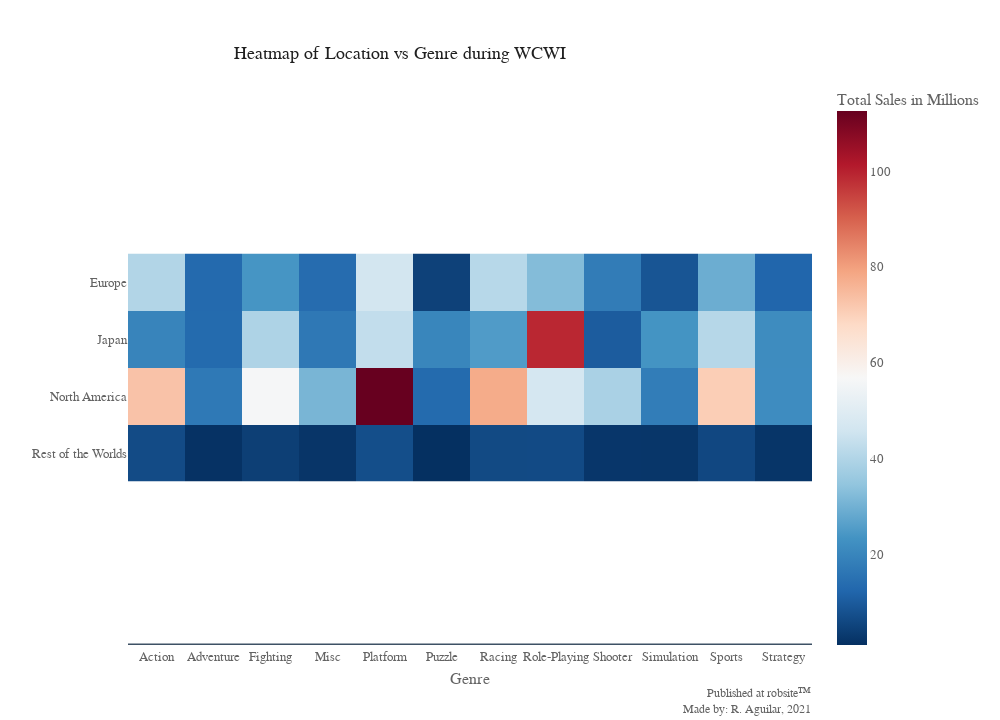

The notebook cell this image was saved under:
### Markdown cell above
At the beginning of the 90s, after the launch of the SEGA and Nintendo consoles, the
First World War of Videogames began. Mainly in two of their biggest titles, Sonic The
Hedgedog and Super Mario Bros.

During 1990, approximately 90% of the US market was controlled by Nintendo, until in
1992 SEGA began to push with strong marketing campaigns aimed at an older audience.

One of the most remarkable fact of this period was the launch of Mortal Kombat in
1992, where Nintendo censored part of its content (<a href="https://en.wikipedia
.org/wiki/Controversies_surrounding_Mortal_Kombat">blood-content</a>) since they had
an initiative to be a <i>family friendly</i> company, and of course this became
very annoying the followers of this series.

### Code cell
# Transform current dataframe as long format
df_long = df.melt(id_vars = ["Name","Platform","Year_of_Release","Genre",
                           "Publisher", "Developer", "Rating", "Year_str", "Year_ts",
                           "Country", "City","Critic_Score","User_Score"],
                  value_vars = ["NA_Sales", "EU_Sales","JP_Sales","Other_Sales"],
                  var_name = ["Location"],
                  value_name = "Sales")


# Giving a better format to the location's Name
df_long = df_long.replace({"Location": {"NA_Sales": "North America",
                                        "EU_Sales": "Europe",
                                        "JP_Sales": "Japan",
                                        "Other_Sales": "Rest of the World"} })

# To delete columns without sales registry
df_long =  df_long[df_long["Sales"] > 0].dropna(subset = ["Sales"])

# Dataframe
df_gen90 = df_long[(df_long["Year_of_Release"] > 1989) & (df_long["Year_of_Release"] < 2000)] \
                            .pivot_table(values = "Sales", index = "Genre",
                                        columns = "Location", aggfunc = np.sum)
                            
# Image plot
ima = px.imshow(df_gen90.reset_index(drop=True).T,
                y= ["Europe","Japan","North America","Rest of the Worlds"],
                x= ['Action', 'Adventure', 'Fighting', 'Misc', 'Platform', 'Puzzle',
                    'Racing', 'Role-Playing', 'Shooter', 'Simulation', 'Sports','Strategy'],
               labels=dict(color="Total Sales in Millions"),
               color_continuous_scale='RdBu_r',
               title = "Heatmap of Location vs Genre during WCWI")

# Image Layout
layoutim = {"font": {"size": fontimg,
                    "color": colorfont,
                    "family": "segoe ui light"},
            "title":{'y':0.935,
                    'x':0.4,
                    "yref":"container",
                    'xanchor': 'center',
                    'yanchor': 'top',
                    "font.family":"bahnschrift light",
                    "font.color":"#202020",
                    "font.size":fontimg+5,
                    "pad.b":15, # to avoid overlap with graph
                    "pad.l":1},
            "showlegend": True,
            "legend":{"font.size": fontimg,
                      "bordercolor": "#F70000",
                      "itemclick":"toggleothers",
                      "itemwidth": 30,
                      "itemdoubleclick":False,
                      "title.side": "top",
                      "title.font.color": "#202020",
                      "title.font.size": fontimg+2,
                      "x":1.05}, # distance with the plot default to 1.02
            "margin":{"b": 65,
                      "l": 65,
                      "r": 65,
                      "t": 80,
                      "pad": 0},
            "autosize":True,
            "width": widthimg,
            "height": heightimg,
            "separators": ". ",
            "paper_bgcolor": "#fff",
            "plot_bgcolor": "#fff",
            "autotypenumbers": "convert types",
            "modebar":{"add":["togglespikelines"], #"drawline","eraseshape"
                       "orientation":"v",
                       "remove":["zoomin","zoomout","zoom","lasso","select"],
                       "activecolor":"#171717"},
            "hoverdistance":50, #Distance between cursor and hover announce
            "hoverlabel":{"align":"left",
                          "bordercolor":"#fff",
                          "bgcolor":"#3D5165",
                          "font.color":"#FFFFFF",
                          "font.family":"segoe ui light",
                          "font.size":fontimg},
            "grid":{"pattern":"coupled",
                    "roworder":"bottom to top",
                    "xgap":0.5,
                    "ygap":0.5,
                    "xside":"bottom"},
            "newshape":{"line.color":"#3D5165",
                        "line.width":1.5,
                        "opacity":0.7},
            "activeshape.opacity":0.7,
            "xaxis": {"gridcolor":"#fff",
                      "spikecolor":"#DEDEDE", # Horizontal line hovered
                      "spikethickness":1.5,
                      "title":"Genre",
                      "showspikes": False,
                      "linecolor":"#3D5165", # Bottom colored line, zeroline on yaxis is preferred
                      "linewidth":1.5,
                      "anchor":"free",
                      "position":0.02,
                      "showgrid":False,
                      "tickcolor":"#FD0000",
                      "ticklabelposition": "outside",
                      "title.standoff": 10, #Distance between axis title and axis labels
                      "automargin": True},
            "yaxis": {"gridcolor":"#EDEDED",
                      "spikecolor":"#DEDEDE", # Horizontal line hovered
                      "spikethickness":1.5,
                      "title":"",
                      "showspikes": False,
                      "ticklabelposition": "outside",
                      "tickprefix": "", #Label prefix
                      "ticksuffix": "",
                      "title.standoff": 10, #Distance between axis title and axis labels
                      "zeroline": True,
                      "automargin": True},
            "annotations":[{"text":author,
                            "align": "right",
                            "visible":True,
                            "xref":"paper",
                            "yref":"paper",
                            "x":1,
                            "y":-0.11,
                            "showarrow":False,
                            "font.size":fontimg-1}]}

# Update layout
ima.update_layout(layoutim)
ima.show()

### Figure 1 — Plotly figure (JSON) as saved in the notebook; plotly's stock layout.template omitted (floating-point values rounded to 4 significant figures)
{"data": [{"coloraxis": "coloraxis", "hovertemplate": "x: %{x}<br>Location: %{y}<br>Total Sales in Millions: %{z}<extra></extra>", "name": "0", "type": "heatmap", "x": ["Action", "Adventure", "Fighting", "Misc", "Platform", "Puzzle", "Racing", "Role-Playing", "Shooter", "Simulation", "Sports", "Strategy"], "xaxis": "x", "y": ["Europe", "Japan", "North America", "Rest of the Worlds"], "yaxis": "y", "z": [[40.12, 13.18, 23.8, 13.69, 46.15, 4.6, 41.11, 32.55, 17.67, 8.58, 29.18, 12.24], [19.6, 13.29, 39.47, 16.73, 42.99, 20.03, 25.2, 99.0, 10.1, 23.48, 40.85, 21.59], [73.0, 16.82, 56.22, 30.95, 112.5, 13.29, 77.73, 46.68, 38.76, 17.81, 70.66, 21.68], [6.54, 1.52, 4.03, 2.13, 7.18, 1.02, 6.29, 6.38, 2.36, 2.17, 5.78, 1.99]]}], "layout": {"activeshape": {"opacity": 0.7}, "annotations": [{"align": "right", "font": {"size": 12}, "showarrow": false, "text": "Published at <a href='https://robsite.media'>robsite&#8482;</a><br>Made by: R. Aguilar, 2021", "visible": true, "x": 1, "xref": "paper", "y": -0.11, "yref": "paper"}], "autosize": true, "autotypenumbers": "convert types", "coloraxis": {"colorbar": {"title": {"text": "Total Sales in Millions"}}, "colorscale": [[0.0, "rgb(5,48,97)"], [0.1, "rgb(33,102,172)"], [0.2, "rgb(67,147,195)"], [0.3, "rgb(146,197,222)"], [0.4, "rgb(209,229,240)"], [0.5, "rgb(247,247,247)"], [0.6, "rgb(253,219,199)"], [0.7, "rgb(244,165,130)"], [0.8, "rgb(214,96,77)"], [0.9, "rgb(178,24,43)"], [1.0, "rgb(103,0,31)"]]}, "font": {"color": "#636363", "family": "segoe ui light", "size": 13}, "grid": {"pattern": "coupled", "roworder": "bottom to top", "xgap": 0.5, "xside": "bottom", "ygap": 0.5}, "height": 720, "hoverdistance": 50, "hoverlabel": {"align": "left", "bgcolor": "#3D5165", "bordercolor": "#fff", "font": {"color": "#FFFFFF", "family": "segoe ui light", "size": 13}}, "legend": {"bordercolor": "#F70000", "font": {"size": 13}, "itemclick": "toggleothers", "itemdoubleclick": false, "itemwidth": 30, "title": {"font": {"color": "#202020", "size": 15}, "side": "top"}, "x": 1.05}, "margin": {"b": 65, "l": 65, "pad": 0, "r": 65, "t": 80}, "modebar": {"activecolor": "#171717", "add": ["togglespikelines"], "orientation": "v", "remove": ["zoomin", "zoomout", "zoom", "lasso", "select"]}, "newshape": {"line": {"color": "#3D5165", "width": 1.5}, "opacity": 0.7}, "paper_bgcolor": "#fff", "plot_bgcolor": "#fff", "separators": ". ", "showlegend": true, "title": {"font": {"color": "#202020", "family": "bahnschrift light", "size": 18}, "pad": {"b": 15, "l": 1}, "text": "Heatmap of Location vs Genre during WCWI", "x": 0.4, "xanchor": "center", "y": 0.935, "yanchor": "top", "yref": "container"}, "width": 1000, "xaxis": {"anchor": "free", "automargin": true, "constrain": "domain", "domain": [0.0, 1.0], "gridcolor": "#fff", "linecolor": "#3D5165", "linewidth": 1.5, "position": 0.02, "scaleanchor": "y", "showgrid": false, "showspikes": false, "spikecolor": "#DEDEDE", "spikethickness": 1.5, "tickcolor": "#FD0000", "ticklabelposition": "outside", "title": {"standoff": 10, "text": "Genre"}}, "yaxis": {"anchor": "x", "automargin": true, "autorange": "reversed", "constrain": "domain", "domain": [0.0, 1.0], "gridcolor": "#EDEDED", "showspikes": false, "spikecolor": "#DEDEDE", "spikethickness": 1.5, "ticklabelposition": "outside", "tickprefix": "", "ticksuffix": "", "title": {"standoff": 10, "text": ""}, "zeroline": true}}}
